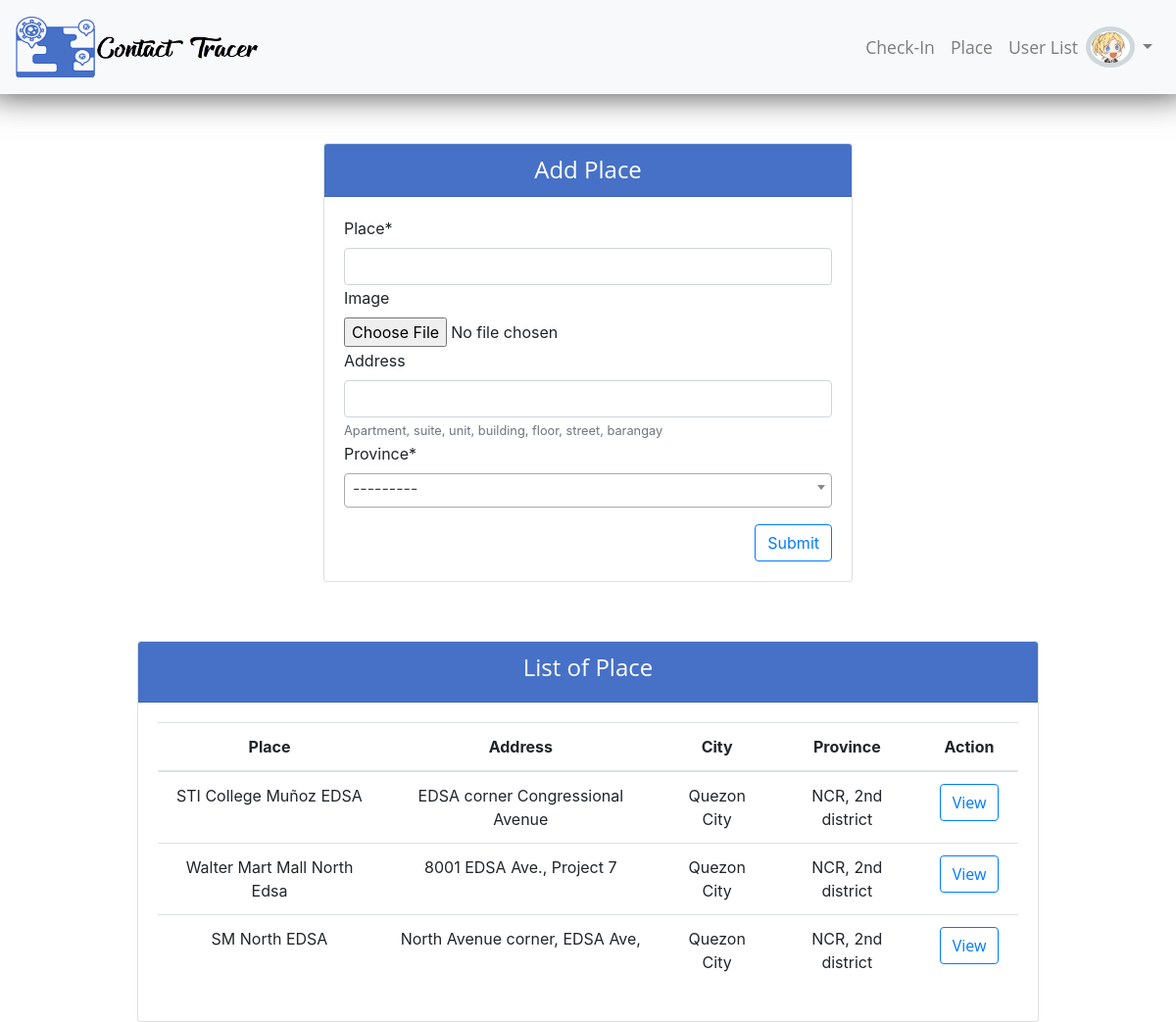
The app's page /place/create (signed in), older data.
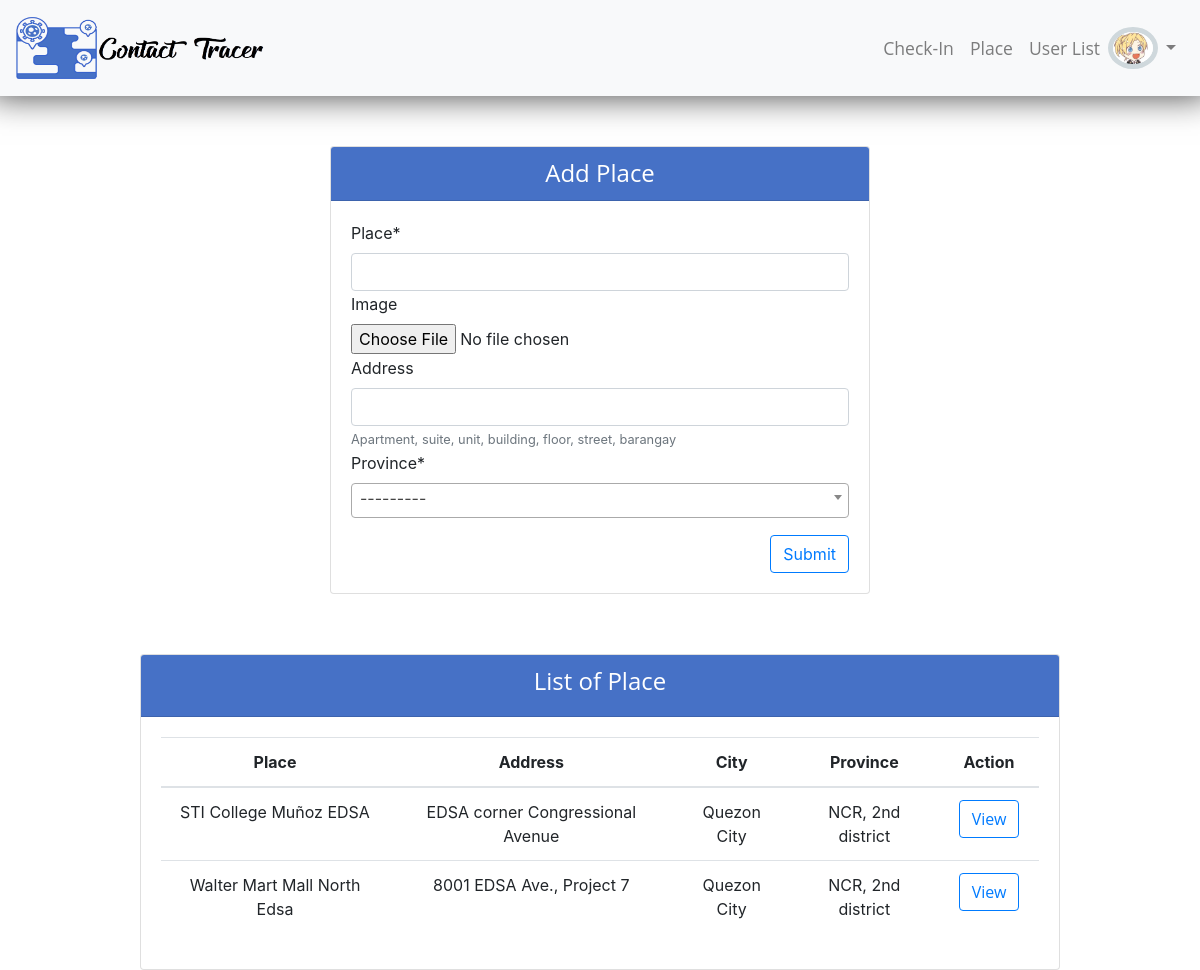
The same page, newer data.
### app/models.py (models this page shows, shortened)
class Place(models.Model):
    place = models.CharField(max_length=255)
    address = models.CharField(('Address'), max_length=255, blank=True, null=True, help_text='Apartment, suite, unit, building, floor, street, barangay')
    province = models.ForeignKey(Province, on_delete=models.CASCADE)
    city = models.ForeignKey(City, on_delete=models.CASCADE)
    image = models.ImageField(default="place.png",upload_to=place_upload_path)

class City(models.Model):
    province = models.ForeignKey(Province, on_delete=models.CASCADE)
    name = models.CharField(max_length=255)
    def __str__(self):
        name ='%s' % (self.name)
        return name.strip()
    class Meta:
        verbose_name_plural="Cities"

class Province(models.Model):
    name = models.CharField(max_length=255, null=True, blank=True)
    def __str__(self):
        name ='%s' % (self.name)
        return name.strip()
    verbose_name_plural="Province"

### app/decorators.py (the view)
    def wrapper_function(request, *args, **kwargs):
        group = None
        if group =='User':
            return redirect('place_create')
        else:
            return view_func(request, *args, **kwargs)

### app/forms.py
class PlaceForm(forms.ModelForm):
    image = forms.ImageField(widget=forms.FileInput, required=False)
    class Meta:
        model = Place
        fields = ['place','image','address','province','city']

### app/views.py (called while the page is built)
@login_required(login_url='login')
@restricted_user
def PlaceCreateView(request):
    data = Place.objects.all()
    if request.method=='POST':
        form = PlaceForm(request.POST, request.FILES)
        if form.is_valid():
            form.city = request.POST.get("city")
            form.save()
            messages.success(request, "Place has been registered", extra_tags="success")
            return redirect('place_create')
        else:
            print(form.errors)
            messages.warning(request, "Failed to reqister", extra_tags="warning")
            return redirect('place_create')
    else:
        form = PlaceForm()
    context={'form':form, 'data':data}
    return render(request, 'place/placeform.html', context)

### app/Templates/place/placeform.html (shortened to what this page needs)
{% extends 'base.html'%}
{% load static %}
{% load crispy_forms_tags%}
{% block content %}
<div class="container-fluid">
    <div class="col mb-5" id="fd">
        <div class="col-md-6 mx-auto ">
            <form action="" method="post" enctype="multipart/form-data">
                <div class="card" id="card_register">
                    <div class="card-header text-center">
                        <h4 class="my-auto">Add Place</h4>
                    </div>
                    <div class="card-body">
                        {{form|crispy}}
                        <button type="submit" class="btn btn-outline-primary float-right mt-3">Submit</button>
                    </div>
                </div>
            </form>
        </div>
        <div class="col-md-10 mx-auto mb-5">
            <div class="card" id="">
                <div class="card-header text-center">
                    <h4>List of Place</h4>
                </div>
                <div class="card-body">
                    <table class="table table-responsive-md " id="placelist">
                        <thead>
                            <tr>
                                <th scope="col" class="text-center">Place</th>
                                <th scope="col" class="text-center">Address</th>
                                <th scope="col" class="text-center">City</th>
                                <th scope="col" class="text-center">Province</th>
                                <th scope="col" class="text-center">Action</th>
                            </tr>
                        </thead>
                        <tbody>
                            {% for i in data %}
                            <tr>
                                <td class="text-center">{{i.place}}</td>
                                <td class="text-center">{{i.address}}</td>
                                <td class="text-center">{{i.city}}</td>
                                <td class="text-center">{{i.province}}</td>
                                <td class="text-center">
                                    <a class="btn btn-outline-primary" href="{% url 'place_detail' i.id %}" role="button">View</a>
                                </td>
                            </tr>
                            {% endfor %}
                        </tbody>
                    </table>
                </div>
            </div>
        </div>
    </div>
</div>
{% endblock %}
{% block js%}
<link rel="stylesheet" type="text/css" href="https://cdn.datatables.net/v/bs4/dt-1.10.21/b-1.6.2/datatables.min.css"/>
{% endblock%}

Row changes from the older to the newer data that the page shows:
removed Place: place "SM North EDSA", address "North Avenue corner, EDSA Ave,", city "Quezon City", province "NCR, 2nd district"
